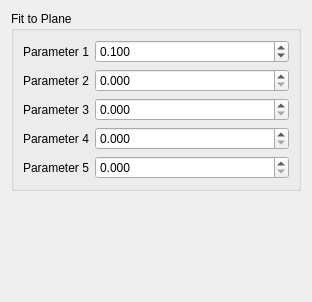
<?xml version="1.0" encoding="UTF-8"?>
<ui version="4.0">
 <class>FitToPlaneMeshModifier</class>
 <widget class="QWidget" name="FitToPlaneMeshModifier">
  <property name="geometry">
   <rect>
    <x>0</x>
    <y>0</y>
    <width>312</width>
    <height>302</height>
   </rect>
  </property>
  <property name="windowTitle">
   <string>Form</string>
  </property>
  <layout class="QVBoxLayout" name="verticalLayout">
   <item>
    <widget class="QGroupBox" name="groupBox">
     <property name="title">
      <string>Fit to Plane</string>
     </property>
     <layout class="QFormLayout" name="formLayout">
      <item row="0" column="0">
       <widget class="QLabel" name="label_1">
        <property name="text">
         <string>Parameter 1</string>
        </property>
       </widget>
      </item>
      <item row="0" column="1">
       <widget class="QDoubleSpinBox" name="parameter_1">
        <property name="decimals">
         <number>3</number>
        </property>
        <property name="singleStep">
         <double>0.100000000000000</double>
        </property>
        <property name="value">
         <double>0.100000000000000</double>
        </property>
       </widget>
      </item>
      <item row="1" column="0">
       <widget class="QLabel" name="label_2">
        <property name="text">
         <string>Parameter 2</string>
        </property>
       </widget>
      </item>
      <item row="2" column="0">
       <widget class="QLabel" name="label_3">
        <property name="text">
         <string>Parameter 3</string>
        </property>
       </widget>
      </item>
      <item row="1" column="1">
       <widget class="QDoubleSpinBox" name="parameter_3">
        <property name="decimals">
         <number>3</number>
        </property>
        <property name="singleStep">
         <double>0.100000000000000</double>
        </property>
       </widget>
      </item>
      <item row="2" column="1">
       <widget class="QDoubleSpinBox" name="parameter_2">
        <property name="decimals">
         <number>3</number>
        </property>
        <property name="singleStep">
         <double>0.100000000000000</double>
        </property>
       </widget>
      </item>
      <item row="3" column="0">
       <widget class="QLabel" name="label_4">
        <property name="text">
         <string>Parameter 4</string>
        </property>
       </widget>
      </item>
      <item row="3" column="1">
       <widget class="QDoubleSpinBox" name="parameter_4">
        <property name="decimals">
         <number>3</number>
        </property>
        <property name="singleStep">
         <double>0.100000000000000</double>
        </property>
       </widget>
      </item>
      <item row="4" column="0">
       <widget class="QLabel" name="label_5">
        <property name="text">
         <string>Parameter 5</string>
        </property>
       </widget>
      </item>
      <item row="4" column="1">
       <widget class="QDoubleSpinBox" name="parameter_5">
        <property name="decimals">
         <number>3</number>
        </property>
        <property name="singleStep">
         <double>0.100000000000000</double>
        </property>
       </widget>
      </item>
     </layout>
    </widget>
   </item>
   <item>
    <spacer name="verticalSpacer">
     <property name="orientation">
      <enum>Qt::Vertical</enum>
     </property>
     <property name="sizeHint" stdset="0">
      <size>
       <width>20</width>
       <height>40</height>
      </size>
     </property>
    </spacer>
   </item>
  </layout>
 </widget>
 <resources/>
 <connections/>
</ui>
